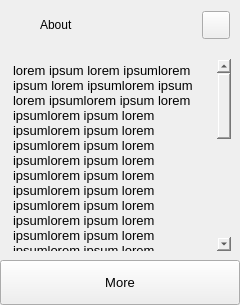
        <widget class="QFrame" name="extraLeftBox">
         <property name="minimumSize">
          <size>
           <width>0</width>
           <height>0</height>
          </size>
         </property>
         <property name="maximumSize">
          <size>
           <width>0</width>
           <height>16777215</height>
          </size>
         </property>
         <property name="frameShape">
          <enum>QFrame::Shape::NoFrame</enum>
         </property>
         <property name="frameShadow">
          <enum>QFrame::Shadow::Raised</enum>
         </property>
         <layout class="QVBoxLayout" name="extraColumLayout">
          <property name="spacing">
           <number>0</number>
          </property>
          <property name="leftMargin">
           <number>0</number>
          </property>
          <property name="topMargin">
           <number>0</number>
          </property>
          <property name="rightMargin">
           <number>0</number>
          </property>
          <property name="bottomMargin">
           <number>0</number>
          </property>
          <item>
           <widget class="QFrame" name="extraTopBg">
            <property name="minimumSize">
             <size>
              <width>0</width>
              <height>50</height>
             </size>
            </property>
            <property name="maximumSize">
             <size>
              <width>16777215</width>
              <height>50</height>
             </size>
            </property>
            <property name="frameShape">
             <enum>QFrame::Shape::NoFrame</enum>
            </property>
            <property name="frameShadow">
             <enum>QFrame::Shadow::Raised</enum>
            </property>
            <layout class="QVBoxLayout" name="verticalLayout_5">
             <property name="spacing">
              <number>0</number>
             </property>
             <property name="leftMargin">
              <number>0</number>
             </property>
             <property name="topMargin">
              <number>0</number>
             </property>
             <property name="rightMargin">
              <number>0</number>
             </property>
             <property name="bottomMargin">
              <number>0</number>
             </property>
             <item>
              <layout class="QGridLayout" name="extraTopLayout">
               <property name="leftMargin">
                <number>10</number>
               </property>
               <property name="rightMargin">
                <number>10</number>
               </property>
               <property name="horizontalSpacing">
                <number>10</number>
               </property>
               <property name="verticalSpacing">
                <number>0</number>
               </property>
               <item row="0" column="2">
                <widget class="QPushButton" name="extraCloseColumnButton">
                 <property name="minimumSize">
                  <size>
                   <width>28</width>
                   <height>28</height>
                  </size>
                 </property>
                 <property name="maximumSize">
                  <size>
                   <width>28</width>
                   <height>28</height>
                  </size>
                 </property>
                 <property name="cursor">
                  <cursorShape>PointingHandCursor</cursorShape>
                 </property>
                 <property name="toolTip">
                  <string>Close about</string>
                 </property>
                 <property name="text">
                  <string/>
                 </property>
                 <property name="icon">
                  <iconset resource="resources.qrc">
                   <normaloff>:/icons/images/icons/icon_close.png</normaloff>:/icons/images/icons/icon_close.png</iconset>
                 </property>
                 <property name="iconSize">
                  <size>
                   <width>20</width>
                   <height>20</height>
                  </size>
                 </property>
                </widget>
               </item>
               <item row="0" column="1">
                <widget class="QLabel" name="extraLabel">
                 <property name="minimumSize">
                  <size>
                   <width>150</width>
                   <height>0</height>
                  </size>
                 </property>
                 <property name="text">
                  <string>About</string>
                 </property>
                </widget>
               </item>
               <item row="0" column="0">
                <widget class="QFrame" name="extraIcon">
                 <property name="minimumSize">
                  <size>
                   <width>20</width>
                   <height>0</height>
                  </size>
                 </property>
                 <property name="maximumSize">
                  <size>
                   <width>20</width>
                   <height>20</height>
                  </size>
                 </property>
                 <property name="frameShape">
                  <enum>QFrame::Shape::NoFrame</enum>
                 </property>
                 <property name="frameShadow">
                  <enum>QFrame::Shadow::Raised</enum>
                 </property>
                </widget>
               </item>
              </layout>
             </item>
            </layout>
           </widget>
          </item>
          <item>
           <widget class="QFrame" name="extraContent">
            <property name="frameShape">
             <enum>QFrame::Shape::NoFrame</enum>
            </property>
            <property name="frameShadow">
             <enum>QFrame::Shadow::Raised</enum>
            </property>
            <layout class="QVBoxLayout" name="verticalLayout_12">
             <property name="spacing">
              <number>0</number>
             </property>
             <property name="leftMargin">
              <number>0</number>
             </property>
             <property name="topMargin">
              <number>0</number>
             </property>
             <property name="rightMargin">
              <number>0</number>
             </property>
             <property name="bottomMargin">
              <number>0</number>
             </property>
             <item>
              <widget class="QFrame" name="extraCenter">
               <property name="frameShape">
                <enum>QFrame::Shape::NoFrame</enum>
               </property>
               <property name="frameShadow">
                <enum>QFrame::Shadow::Raised</enum>
               </property>
               <layout class="QVBoxLayout" name="verticalLayout_10">
                <item>
                 <widget class="QTextEdit" name="aboutText">
                  <property name="minimumSize">
                   <size>
                    <width>222</width>
                    <height>0</height>
                   </size>
                  </property>
                  <property name="styleSheet">
                   <string notr="true">background: transparent;</string>
                  </property>
                  <property name="frameShape">
                   <enum>QFrame::Shape::NoFrame</enum>
                  </property>
                  <property name="readOnly">
                   <bool>true</bool>
                  </property>
                  <property name="html">
                   <string>&lt;!DOCTYPE HTML PUBLIC &quot;-//W3C//DTD HTML 4.0//EN&quot; &quot;http://www.w3.org/TR/REC-html40/strict.dtd&quot;&gt;
&lt;html&gt;&lt;head&gt;&lt;meta name=&quot;qrichtext&quot; content=&quot;1&quot; /&gt;&lt;meta charset=&quot;utf-8&quot; /&gt;&lt;style type=&quot;text/css&quot;&gt;
p, li { white-space: pre-wrap; }
hr { height: 1px; border-width: 0; }
li.unchecked::marker { content: &quot;\2610&quot;; }
li.checked::marker { content: &quot;\2612&quot;; }
&lt;/style&gt;&lt;/head&gt;&lt;body style=&quot; font-family:'Segoe UI'; font-size:10pt; font-weight:400; font-style:normal;&quot;&gt;
&lt;p style=&quot; margin-top:0px; margin-bottom:0px; margin-left:0px; margin-right:0px; -qt-block-indent:0; text-indent:0px;&quot;&gt;lorem ipsum lorem ipsumlorem ipsum lorem ipsumlorem ipsum lorem ipsumlorem ipsum lorem ipsumlorem ipsum lorem ipsumlorem ipsum lorem ipsumlorem ipsum lorem ipsumlorem ipsum lorem ipsumlorem ipsum lorem ipsumlorem ipsum lorem ipsumlorem ipsum lorem ipsumlorem ipsum lorem ipsumlorem ipsum lorem ipsumlorem ipsum lorem ipsumlorem ipsum lorem ipsumlorem ipsum lorem ipsumlorem ipsum lorem ipsumlorem ipsum lorem ipsumlorem ipsum lorem ipsumlorem ipsum lorem ipsumlorem ipsum lorem ipsumlorem ipsum lorem ipsumlorem ipsum lorem ipsumlorem ipsum lorem ipsumlorem ipsum lorem ipsumlorem ipsum lorem ipsumlorem ipsum lorem ipsumlorem ipsum lorem ipsumlorem ipsum lorem ipsumlorem ipsum lorem ipsumlorem ipsum lorem ipsumlorem ipsum lorem ipsum&lt;/p&gt;&lt;/body&gt;&lt;/html&gt;</string>
                  </property>
                 </widget>
                </item>
               </layout>
              </widget>
             </item>
             <item alignment="Qt::AlignmentFlag::AlignTop">
              <widget class="QFrame" name="extraTopMenu">
               <property name="frameShape">
                <enum>QFrame::Shape::NoFrame</enum>
               </property>
               <property name="frameShadow">
                <enum>QFrame::Shadow::Raised</enum>
               </property>
               <layout class="QVBoxLayout" name="verticalLayout_11">
                <property name="spacing">
                 <number>0</number>
                </property>
                <property name="leftMargin">
                 <number>0</number>
                </property>
                <property name="topMargin">
                 <number>0</number>
                </property>
                <property name="rightMargin">
                 <number>0</number>
                </property>
                <property name="bottomMargin">
                 <number>0</number>
                </property>
                <item>
                 <widget class="QPushButton" name="moreButton">
                  <property name="sizePolicy">
                   <sizepolicy hsizetype="Expanding" vsizetype="Fixed">
                    <horstretch>0</horstretch>
                    <verstretch>0</verstretch>
                   </sizepolicy>
                  </property>
                  <property name="minimumSize">
                   <size>
                    <width>0</width>
                    <height>45</height>
                   </size>
                  </property>
                  <property name="font">
                   <font>
                    <family>Segoe UI</family>
                    <pointsize>10</pointsize>
                    <italic>false</italic>
                    <bold>false</bold>
                   </font>
                  </property>
                  <property name="cursor">
                   <cursorShape>PointingHandCursor</cursorShape>
                  </property>
                  <property name="layoutDirection">
                   <enum>Qt::LayoutDirection::LeftToRight</enum>
                  </property>
                  <property name="styleSheet">
                   <string notr="true">background-image: url(:/icons/images/icons/cil-layers.png);</string>
                  </property>
                  <property name="text">
                   <string>More</string>
                  </property>
                 </widget>
                </item>
               </layout>
              </widget>
             </item>
             <item>
              <widget class="QFrame" name="extraBottom">
               <property name="frameShape">
                <enum>QFrame::Shape::NoFrame</enum>
               </property>
               <property name="frameShadow">
                <enum>QFrame::Shadow::Raised</enum>
               </property>
              </widget>
             </item>
            </layout>
           </widget>
          </item>
         </layout>
        </widget>
